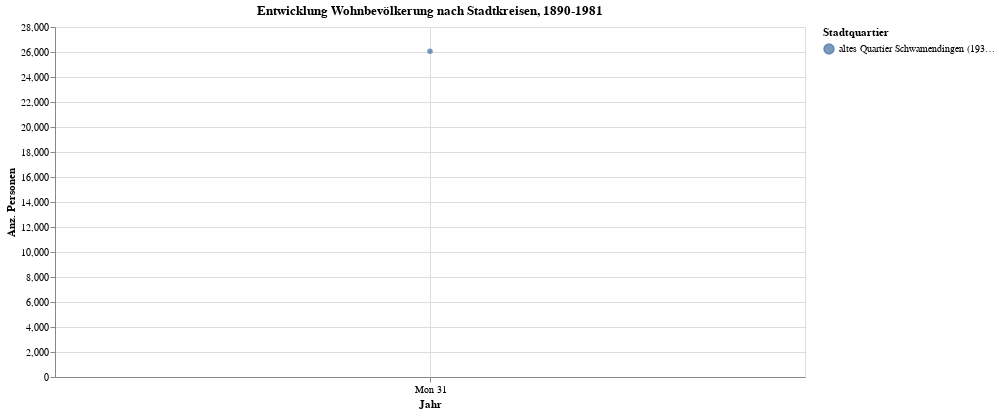

Source (notebook cell):
### Code cell
myTitle="Entwicklung Wohnbevölkerung nach Stadtkreisen, 1890-1981"

highlight = alt.selection(type='single', on='mouseover',
                          fields=['RAUM_lang'], nearest=True)
#x='date:StichtagDatJahr',
base = alt.Chart(myAgg2.reset_index().query('RAUM_my_sort > 100'), title=myTitle).encode(
    x=alt.X('StichtagDatJahr', axis=alt.Axis(title='Jahr'))# , axis=alt.Axis(format='%', title='percentage')
    , y=alt.X('sum_WBev', axis=alt.Axis(title='Anz. Personen'))
    , color=alt.Color('RAUM_lang', legend=alt.Legend(title="Stadtquartier", orient="right"))  
    ,tooltip=['StichtagDatJahr', 'RAUM_lang','RAUM_my_sort','sum_WBev']    
)
points = base.mark_circle().encode(
    opacity=alt.value(0.75)
).add_selection(
    highlight
).properties(
    width=750 , height=350
)
lines = base.mark_line().encode(
    size=alt.condition(~highlight, alt.value(0.5), alt.value(4))
).interactive()

lines + points

### Figure 1 — Vega-Lite specification as saved in the notebook (floating-point values rounded to 4 significant figures)
{"config": {"view": {"continuousWidth": 400, "continuousHeight": 300}}, "layer": [{"mark": "line", "encoding": {"color": {"type": "nominal", "field": "RAUM_lang", "legend": {"orient": "right", "title": "Stadtquartier"}}, "size": {"condition": {"value": 0.5, "selection": {"not": "selector009"}}, "value": 4}, "tooltip": [{"type": "temporal", "field": "StichtagDatJahr"}, {"type": "nominal", "field": "RAUM_lang"}, {"type": "quantitative", "field": "RAUM_my_sort"}, {"type": "quantitative", "field": "sum_WBev"}], "x": {"type": "temporal", "axis": {"title": "Jahr"}, "field": "StichtagDatJahr"}, "y": {"type": "quantitative", "axis": {"title": "Anz. Personen"}, "field": "sum_WBev"}}, "selection": {"selector010": {"type": "interval", "bind": "scales", "encodings": ["x", "y"]}}, "title": "Entwicklung Wohnbevölkerung nach Stadtkreisen, 1890-1981"}, {"mark": "circle", "encoding": {"color": {"type": "nominal", "field": "RAUM_lang", "legend": {"orient": "right", "title": "Stadtquartier"}}, "opacity": {"value": 0.75}, "tooltip": [{"type": "temporal", "field": "StichtagDatJahr"}, {"type": "nominal", "field": "RAUM_lang"}, {"type": "quantitative", "field": "RAUM_my_sort"}, {"type": "quantitative", "field": "sum_WBev"}], "x": {"type": "temporal", "axis": {"title": "Jahr"}, "field": "StichtagDatJahr"}, "y": {"type": "quantitative", "axis": {"title": "Anz. Personen"}, "field": "sum_WBev"}}, "height": 350, "selection": {"selector009": {"type": "single", "on": "mouseover", "fields": ["RAUM_lang"], "nearest": true}}, "title": "Entwicklung Wohnbevölkerung nach Stadtkreisen, 1890-1981", "width": 750}], "data": {"name": "data-220484c878b2306fe57beb8eb6165004"}, "$schema": "https://vega.github.io/schema/vega-lite/v4.8.1.json", "datasets": {"data-220484c878b2306fe57beb8eb6165004": [{"StichtagDatJahr": "1956-12-31T00:00:00", "RAUM_code": "R01700", "RAUM_lang": "altes Quartier Schwamendingen (1934-1969); Kreis 12 (ab 1970)", "RAUM_my_sort": 1700, "sum_WBev": 26070.0}]}}
